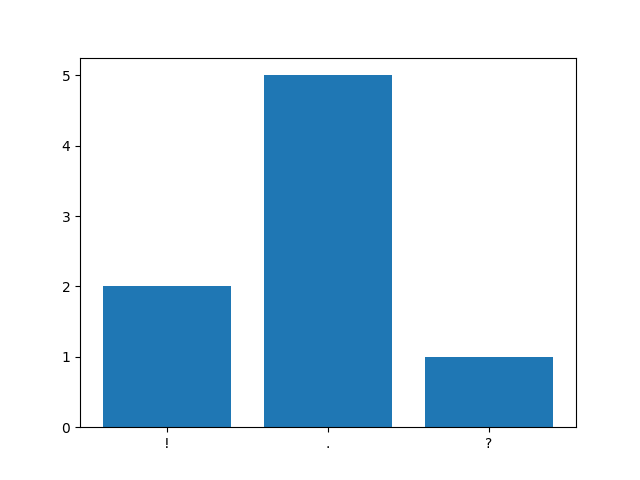

Source code (Python):
import pylab

filePath = "zavd3.txt"
file1 = open(filePath, "r", encoding='UTF-8').read().lower().split()

symbols = []

for word in file1:
    for symbol in word:
        symbols.append(symbol)  

symbols.sort()

example = [".","!","?"] 
sentences =[]

for symbol1 in symbols:
    if symbol1 in example:
        sentences.append(symbol1)

frequency = {}

for item in sentences:
   if item in frequency:
        frequency[item] += 1
   else:
        frequency[item] = 1


keys, values = zip(*frequency.items())

try:
    print("Розповідні речення: ",values[1])
except:
    print("Немає розповідних речень")
try:
    print("Питальні речення: ",values[0])
except:
    print("Немає питальних речень")
try:
    print("Окличні речення: ", values[2])
except:
    print("Немає окличних речень")

pylab.bar(keys, values)
pylab.show()
